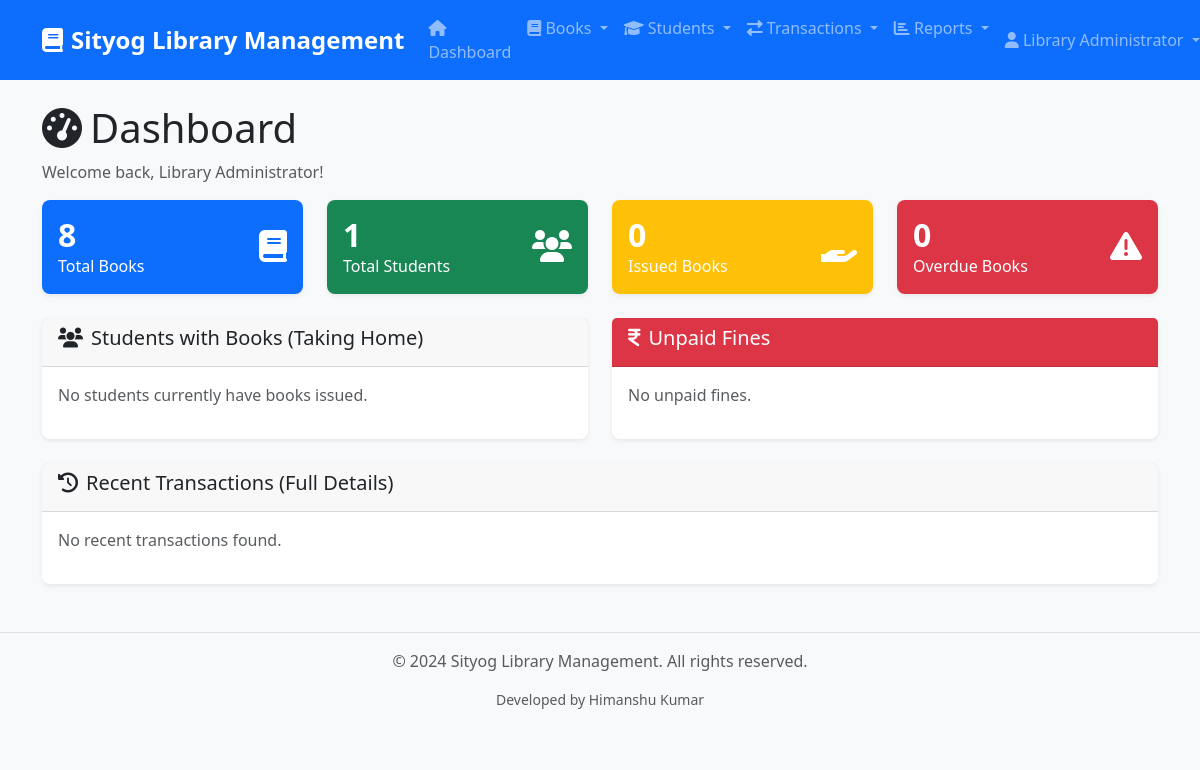
The page /dashboard (signed in) on the database as committed earlier.
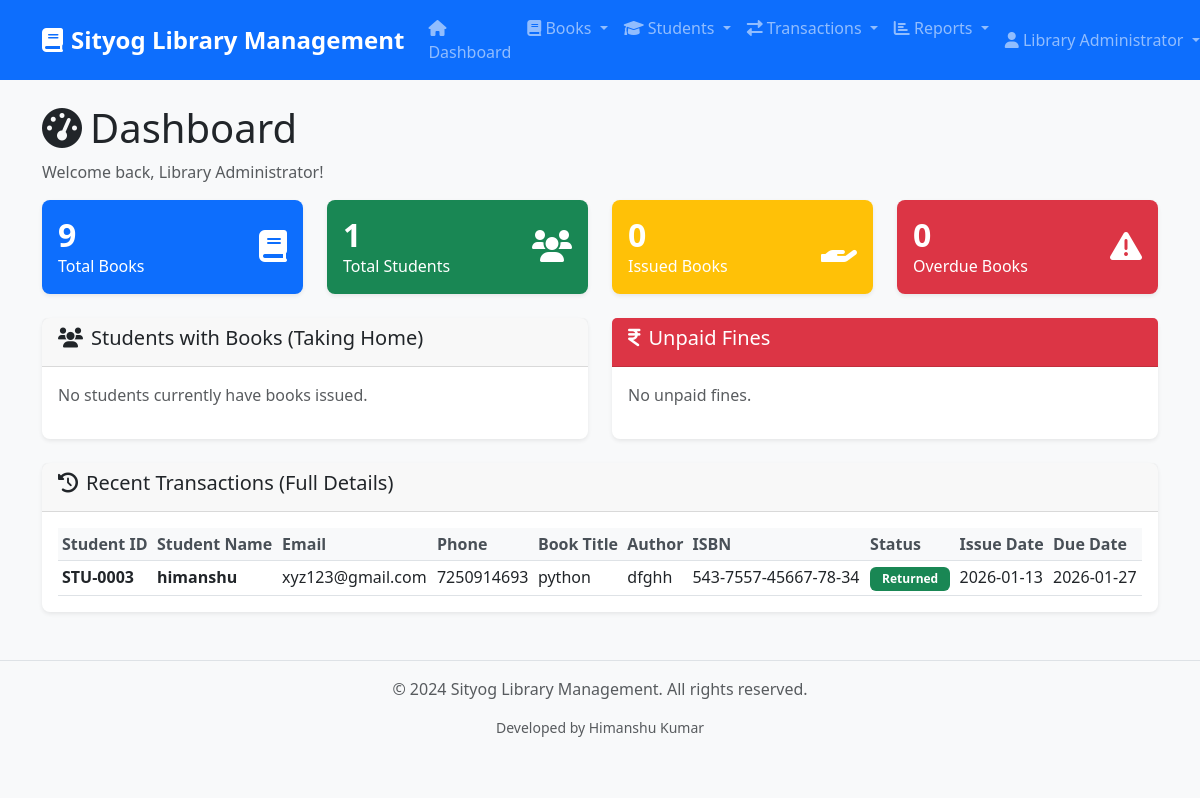
The same page on the database as committed later.
### tables this page shows
CREATE TABLE transactions (
            id INTEGER PRIMARY KEY AUTOINCREMENT,
            user_id INTEGER NOT NULL,
            book_id INTEGER NOT NULL,
            issue_date DATETIME DEFAULT CURRENT_TIMESTAMP,
            due_date DATETIME NOT NULL,
            return_date DATETIME,
            status VARCHAR(20) DEFAULT 'issued',
            notes TEXT,
            created_at DATETIME DEFAULT CURRENT_TIMESTAMP,
            FOREIGN KEY (user_id) REFERENCES users (id),
            FOREIGN KEY (book_id) REFERENCES books (id)
        );

CREATE TABLE users (
            id INTEGER PRIMARY KEY AUTOINCREMENT,
            student_id VARCHAR(20) UNIQUE,
            username VARCHAR(80) UNIQUE NOT NULL,
            email VARCHAR(120) UNIQUE NOT NULL,
            password_hash VARCHAR(128) NOT NULL,
            full_name VARCHAR(100) NOT NULL,
            phone VARCHAR(20),
            address TEXT,
            user_type VARCHAR(20) DEFAULT 'student',
            created_at DATETIME DEFAULT CURRENT_TIMESTAMP,
            is_active BOOLEAN DEFAULT 1
        );

CREATE TABLE books (
            id INTEGER PRIMARY KEY AUTOINCREMENT,
            title VARCHAR(200) NOT NULL,
            author VARCHAR(100) NOT NULL,
            isbn VARCHAR(20) UNIQUE NOT NULL,
            publisher VARCHAR(100),
            publication_year INTEGER,
            category VARCHAR(50),
            description TEXT,
            total_copies INTEGER DEFAULT 1,
            available_copies INTEGER DEFAULT 1,
            price REAL DEFAULT 0.0,
            location VARCHAR(50),
            added_date DATETIME DEFAULT CURRENT_TIMESTAMP,
            is_active BOOLEAN DEFAULT 1
        );

### simple_app.py (the view)
@app.route('/dashboard')
@login_required
def dashboard():
    db = get_db()
    total_books = db.execute('SELECT COUNT(*) as count FROM books WHERE is_active = 1').fetchone()['count']
    total_users = db.execute('SELECT COUNT(*) as count FROM users WHERE is_active = 1').fetchone()['count']
    issued_books = db.execute('SELECT COUNT(*) as count FROM transactions WHERE status = "issued"').fetchone()['count']
    overdue_books = db.execute('SELECT COUNT(*) as count FROM transactions WHERE status = "issued" AND due_date < ?', (datetime.now(),)).fetchone()['count']
    students_with_books = db.execute('''
        SELECT DISTINCT u.id, u.full_name, u.username, u.email, u.phone,
               COUNT(t.id) as active_books_count
        FROM users u
        JOIN transactions t ON u.id = t.user_id
        WHERE t.status = 'issued' AND u.is_active = 1
        GROUP BY u.id, u.full_name, u.username, u.email, u.phone
        ORDER BY u.full_name
    ''').fetchall()
    recent_transactions = db.execute('''
        SELECT t.*, u.full_name, u.username, u.email, u.phone, b.title, b.author, b.isbn
        FROM transactions t
        JOIN users u ON t.user_id = u.id
        JOIN books b ON t.book_id = b.id
        ORDER BY t.created_at DESC
        LIMIT 10
    ''').fetchall()
    unpaid_fines = db.execute('''
        SELECT f.*, u.full_name, u.username, b.title
        FROM fines f
        JOIN transactions t ON f.transaction_id = t.id
        JOIN users u ON t.user_id = u.id
        JOIN books b ON t.book_id = b.id
        WHERE f.status = 'unpaid'
        ORDER BY f.created_at DESC
    ''').fetchall()
    low_stock_books = db.execute('''
        SELECT * FROM books
        WHERE is_active = 1 AND available_copies <= 1
        LIMIT 5
    ''').fetchall()
    return render_template('dashboard.html',
                         total_books=total_books,
                         total_users=total_users,
                         issued_books=issued_books,
                         overdue_books=overdue_books,
                         students_with_books=students_with_books,
                         recent_transactions=recent_transactions,
                         unpaid_fines=unpaid_fines,
                         low_stock_books=low_stock_books)

### templates/dashboard.html (shortened to what this page needs)
{% extends "base.html" %}
{% block content %}
<div class="row">
    <div class="col-12">
        <h1><i class="fas fa-tachometer-alt me-2"></i>Dashboard</h1>
        <p class="text-muted">Welcome back, {{ session.full_name }}!</p>
    </div>
</div>
<div class="row mb-4">
    <div class="col-md-3">
        <div class="card bg-primary text-white">
            <div class="card-body">
                <div class="d-flex justify-content-between">
                    <div>
                        <h4 class="card-title">{{ total_books }}</h4>
                        <p class="card-text">Total Books</p>
                    </div>
                    <div class="align-self-center">
                        <i class="fas fa-book fa-2x"></i>
                    </div>
                </div>
            </div>
        </div>
    </div>
    <div class="col-md-3">
        <div class="card bg-success text-white">
            <div class="card-body">
                <div class="d-flex justify-content-between">
                    <div>
                        <h4 class="card-title">{{ total_users }}</h4>
                        <p class="card-text">Total Students</p>
                    </div>
                    <div class="align-self-center">
                        <i class="fas fa-users fa-2x"></i>
                    </div>
                </div>
            </div>
        </div>
    </div>
    <div class="col-md-3">
        <div class="card bg-warning text-white">
            <div class="card-body">
                <div class="d-flex justify-content-between">
                    <div>
                        <h4 class="card-title">{{ issued_books }}</h4>
                        <p class="card-text">Issued Books</p>
                    </div>
                    <div class="align-self-center">
                        <i class="fas fa-hand-holding fa-2x"></i>
                    </div>
                </div>
            </div>
        </div>
    </div>
    <div class="col-md-3">
        <div class="card bg-danger text-white">
            <div class="card-body">
                <div class="d-flex justify-content-between">
                    <div>
                        <h4 class="card-title">{{ overdue_books }}</h4>
                        <p class="card-text">Overdue Books</p>
                    </div>
                    <div class="align-self-center">
                        <i class="fas fa-exclamation-triangle fa-2x"></i>
                    </div>
                </div>
            </div>
        </div>
    </div>
</div>
<div class="row">
    <div class="col-md-6">
        <div class="card">
            <div class="card-header">
                <h5><i class="fas fa-users me-2"></i>Students with Books (Taking Home)</h5>
            </div>
            <div class="card-body">
                {% if students_with_books %}
                <div class="table-responsive">
                    <table class="table table-sm table-hover">
                        <thead>
                            <tr>
                                <th>Student ID</th>
                                <th>Student Name</th>
                                <th>Email</th>
                                <th>Phone</th>
                                <th>Books</th>
                            </tr>
                        </thead>
                        <tbody>
                            {% for student in students_with_books %}
                            <tr>
                                <td><strong>STU-{{ "%04d"|format(student.id) }}</strong></td>
                                <td><strong>{{ student.full_name }}</strong></td>
                                <td>{{ student.email }}</td>
                                <td>{{ student.phone or '-' }}</td>
                                <td>
                                    <span class="badge bg-warning">{{ student.active_books_count }} book{% if student.active_books_count != 1 %}s{% endif %}</span>
                                </td>
                            </tr>
                            {% endfor %}
                        </tbody>
                    </table>
                </div>
                {% else %}
                <p class="text-muted">No students currently have books issued.</p>
                {% endif %}
            </div>
        </div>
    </div>
    <div class="col-md-6">
        <div class="card border-danger">
            <div class="card-header bg-danger text-white">
                <h5><i class="fas fa-indian-rupee-sign me-2"></i>Unpaid Fines</h5>
            </div>
            <div class="card-body">
                {% if unpaid_fines %}
                <div class="table-responsive">
                    <table class="table table-sm table-hover">
                        <thead>
                            <tr>
                                <th>Student ID</th>
                                <th>Student Name</th>
                                <th>Book</th>
                                <th>Amount</th>
                                <th>Days Late</th>
                                <th>Action</th>
                            </tr>
                        </thead>
                        <tbody>
                            {% for fine in unpaid_fines %}
                            <tr>
                                <td><strong>STU-{{ "%04d"|format(fine.user_id) }}</strong></td>
                                <td><strong>{{ fine.full_name }}</strong></td>
                                <td>{{ fine.title }}</td>
                                <td class="text-danger">₹{{ fine.total_amount }}</td>
                                <td>{{ fine.days_late }}</td>
                                <td>
                                    <form method="POST" action="{{ url_for('pay_fine', fine_id=fine.id) }}" style="display: inline;">
                                        <button type="submit" class="btn btn-sm btn-success">Pay</button>
                                    </form>
                                </td>
                            </tr>
                            {% endfor %}
                        </tbody>
                    </table>
                </div>
                {% else %}
                <p class="text-muted">No unpaid fines.</p>
                {% endif %}
            </div>
        </div>
    </div>
</div>
<div class="row mt-4">
    <div class="col-md-12">
        <div class="card">
            <div class="card-header">
                <h5><i class="fas fa-history me-2"></i>Recent Transactions (Full Details)</h5>
            </div>
            <div class="card-body">
                {% if recent_transactions %}
                <div class="table-responsive">
                    <table class="table table-sm table-hover">
                        <thead>
                            <tr>
                                <th>Student ID</th>
                                <th>Student Name</th>
                                <th>Email</th>
                                <th>Phone</th>
                                <th>Book Title</th>
                                <th>Author</th>
                                <th>ISBN</th>
                                <th>Status</th>
                                <th>Issue Date</th>
                                <th>Due Date</th>
                            </tr>
                        </thead>
                        <tbody>
                            {% for transaction in recent_transactions %}
                            <tr>
                                <td><strong>STU-{{ "%04d"|format(transaction.user_id) }}</strong></td>
                                <td><strong>{{ transaction.full_name }}</strong></td>
                                <td>{{ transaction.email }}</td>
                                <td>{{ transaction.phone or '-' }}</td>
                                <td>{{ transaction.title }}</td>
                                <td>{{ transaction.author }}</td>
                                <td>{{ transaction.isbn }}</td>
                                <td>
                                    {% if transaction.status == 'issued' %}
                                        <span class="badge bg-warning">Issued</span>
                                    {% elif transaction.status == 'returned' %}
                                        <span class="badge bg-success">Returned</span>
                                    {% elif transaction.status == 'overdue' %}
                                        <span class="badge bg-danger">Overdue</span>
                                    {% else %}
                                        <span class="badge bg-secondary">{{ transaction.status }}</span>
                                    {% endif %}
                                </td>
                                <td>{{ transaction.created_at[:10] if transaction.created_at else '-' }}</td>
                                <td>{{ transaction.due_date[:10] if transaction.due_date else '-' }}</td>
                            </tr>
                            {% endfor %}
                        </tbody>
                    </table>
                </div>
                {% else %}
                <p class="text-muted">No recent transactions found.</p>
                {% endif %}
            </div>
        </div>
    </div>
</div>
{% endblock %}

Rows that differ between the two databases and show on the page:
added transactions: user_id "0003", status "Returned"
Other text that changed with them:
{{ total_books }}: "8" → "9"
text no longer shown: "No recent transactions found."
text now shown: "Student ID Student Name Email Phone Book Title Author ISBN Status Issue Date Due Date"
